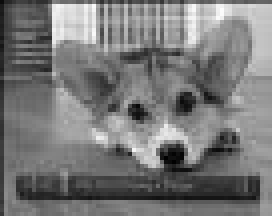
#> input picture rthakk21_Lab7/small-img.jpg, 68 x 54 px (shown 4 times larger)
$ jupyter execute --allow-errors rthakk21_Lab7.ipynb   (shell and % lines are left out)
#> lines starting #> are read from the running program, lines starting #| are printed output that depends on the picture
# Lab 7: Multirate Signal Processing and Signal Processing Applications
## Due Date: 12/5 @11:59pm

We will primarily focus on multirate signal processing - upsampling and downsampling - in this lab. We will wrap up the lab with a look at a signal processing application beyond the scope of ECE 310, but of interest in future signal processing courses.

## Multirate Signal Processing

In many signal processing applications, we would like to change the sampling rate of our digital system. This could mean either reducing or increasing our effective sampling rate. One possibility is to perform digital-to-analog (D/A) conversion, then resample our signal in the time domain to the desired rate. However, this process requires access to the desired resampling circuitry in addition to potential artifacts introduced by the D/A conversion and quantization effects when resampling the signal.

The preferred method is to perform rate conversion in the discrete sample domain. We may increase our sampling rate via a process known as upsampling or interpolation, while we may decrease our sampling rate using downsampling or decimation. In the following background sections, we will discuss the mathematical construction of upsampling and downsampling, and also discuss some practical considerations that must be made when working on multirate signal processing.

## Upsampling

Upsampling (or interpolation) by an integer factor of $U$ is accomplished by interpolating $U-1$ zeros after every entry in our original sequence. Let $x[n]$ be our original signal. Then our upsampled signal $y[n]$ will be as follows:

$$
y[n] = \begin{cases}
x\left[\frac{n}{U}\right],\quad n = \pm U, 2U, \ldots, kU\\
0, \quad \textrm{else}\\
\end{cases}
$$

$$
y[n] = \left[x[0]\quad\underbrace{0\quad 0\quad\ldots\quad0}_{U-1\textrm{ zeros}}\quad x[1]\quad\underbrace{0\quad 0\quad\ldots\quad0}_{U-1\textrm{ zeros}}\quad x[2]\quad\ldots\quad\right]
$$

The resulting DTFT for $y[n]$ may be derived as follows:

$$
Y_d(\omega) = \sum_{n=-\infty}^\infty y[n]e^{-j\omega n}
$$

$$
= \sum_{n=-\infty}^\infty x[n] e^{-j\omega nU}
$$

$$
Y_d(\omega) = X_d(U\omega).
$$

The second line above follows from the definition of $y[n]$ since the $n$'th value of $x[n]$ is actually the $Un$'th value of $y[n]$ and all other values of $y[n]$ are zero. Thus we see the resulting spectrum will be "compressed" along the frequency axis by a factor of $U$ while maintaining the same height. The issue here is that some of our adjacent $2\pi$ periodic copies of $X_d(\omega)$ will cross over into the central copy of $Y_d(\omega)$ after upsampling. This is readily apparent when we check that $Y_d(\pi) = X_d(\pi U)$, which must be greater than the $\pi$ limits of our central copy.

The simple solution is to place a low-pass filter after our upsampler to make sure we only extract the frequencies corresponding to the central copy of our original spectrum. We see that the bandwidth of this filter should be such that our cutoff frequency $\omega_c$ maps to $\pi$ in our original specturm $X_d(\omega)$. Thus, we would like $\omega_c = \frac{\pi}{U}$. Formally, our low-pass filter $A(\omega)$ will be given by

$$
A(\omega) = \begin{cases}
1, \quad |\omega| \leq \frac{\pi}{U}\\
0, \quad \frac{\pi}{U} < |\omega| \leq \pi\\
\end{cases}.
$$

This low-pass filter accomplishes the very important task of interpolating over the zeros we placed in between our original signal values. Think of the low-pass filter as "filling in the blanks" or inferring the newly interpolated information. In summary, upsampling by a factor $U$ involves interpolating $U-1$ zeros between each sample in our original signal and then low-pass filtering with a cutoff frequency of $\frac{\pi}{U}$ to prevent the inclusion of spurious frequencies presented by adjacent DTFT copies in the original signal.

## Downsampling

Downsampling (or decimation) by an integer factor $D$ is performed by only keeping every $D$'th sample in the original signal. Let $x[n]$ be our original signal. Our downsampled signal $y[n]$ is given by

$$
y[n] = x[Dn]
$$

$$
y[n] = \left[x[0]\quad x[D]\quad x[2D]\quad\ldots\quad\right]
$$

We will skip the derivation of $Y_d(\omega)$ since it is more involved than the derivation for the interpolation case. Refer to your ECE 310 textbook for the full details. The DTFT of our decimated signal $Y_d(\omega)$ is given by

$$
Y_d(\omega) = \frac{1}{D}\sum_{k=0}^{D-1}X_d\left(\frac{\omega - 2\pi k}{D}\right).
$$

Qualitatively, we see that the input spectrum will be scaled down by a factor of $\frac{1}{D}$ and the frequency axis is stretched by a factor of $D$. It is very important, however, to note that the above form assumes an appropriate anti-aliasing filter has been applied to the input signal prior to decimation. What should this filter look like? The anti-aliasing filter should remove all frequencies that would push into adjacent DTFT copies after decimation and cause aliasing. We know that the frequency axis will expand by a factor of $D$; thus, we know any frequencies beyond $\frac{\pi}{D}$ would stretch beyond $\pi$ and alias. Consequently, our anti-aliasing filter $H(\omega)$ should have the following form:

$$
H(\omega) = \begin{cases}
1, \quad |\omega| \leq \frac{\pi}{D}\\
0, \quad \frac{\pi}{D} < |\omega| \leq \pi\\
\end{cases}.
$$

We observe that if we have a multirate signal processing system that interpolates and decimates by the same factor, we will be able to use one filter for both upsampling and downsampling! The difference, of course, is that we filter before decimation and after interpolation. In summary, downsampling by a factor of $D$ requires us to first apply a low-pass anti-aliasing filter with cutoff frequency $\frac{\pi}{D}$ then discard (or decimate) every sample that is not located at a multiiple of $D$.

## Rate Conversion by $\frac{U}{D}$

One final topic we should mention is the concatenation of multiple rate conversion systems to achieve an arbitrary sampling rate. Suppose we would like to increase our sampling rate by a non-integer factor like $\frac{4}{3}$. How can you interpolate $\frac{1}{3}$ of a zero? You cannot! Instead, we may accomplish this new sampling rate by first upsampling by a factor of 4, then downsampling by a factor of 3. Furthermore, note that in this case the post-interpolation filter will have a cutoff frequency of $\frac{\pi}{4}$ and thus eliminate the need for our anti-aliasing filter before decimation since $\frac{\pi}{4}<\frac{\pi}{3}$! We may achieve any new sampling rate by the same procedure with appropriate anti-aliasing filters.

[cell 1]
#import libraries
import numpy as np
import matplotlib.pyplot as plt

from scipy import signal
from skimage.io import imread
from skimage.io import imsave

#Provided function with triangle magnitude spectrum
def toy_signal(w_c):
    N = 1000
    gain = 2*np.pi/w_c
    return gain * np.array([(np.sin(w_c/2*(n+1))/(np.pi*(n+1)))**2 if n+1 != 0 else (w_c/(2*np.pi))**2 for n in range(-N,N+1)])

# Exercise 1: Upsampling

We will begin by exploring and verifying the above theoretical discussion regarding upsampling.

a. Fill in the below function $\textrm{upsample}(U,x)$ to perform interpolation by a factor of $U$ on an input signal $x$. Verify your function correctly interpolates zeros by printing the provided test signal before and after upsampling for some integer $U$.

b. The provided function $\textrm{toy_signal}(\omega_c)$ creates a toy signal that has a triangular magnitude response with bandwidth $\omega_c$. More precisely, if our toy signal is given by $x$, the magnitude of the DTFT of this toy signal will be

$$
|X_d(\omega)| = \begin{cases}
-\left|\frac{\omega}{\omega_c}\right| + 1\,\quad |\omega| \leq \omega_c\\
0,\quad \omega_c \leq |\omega| \leq \pi\\
\end{cases}.
$$

Use the provided toy signal function to create a signal with bandwidth $\frac{\pi}{2}$ ($\omega_c = \frac{\pi}{2}$). Upsample this toy signal by a factor of $U=3$. Plot the magnitude of the FFT of the original and upsampled toy signals on separate subplots using $\textrm{np.fft.fft()}$. Hint: use $\textrm{np.fft.fftshift()}$ to zero-center the frequency spectrum and $\textrm{np.linspace()}$ to create your frequencies from $-\pi$ to $\pi$ for plotting.

c. Fill in the below function $\textrm{lowpass}(C)$ to create an appropriate low-pass filter that should follow interpolation by a factor of $C$. You may use $\textrm{signal.remez()}$ like in Lab 6 for Parks-McClellan filter design of a length 50 filter. You may also assume a transition bandwidth of $\frac{\pi}{10}$ (0.1 in normalized frequency). Apply your low-pass filter to your upsampled toy signal from part 1.(b). Plot the magnitude of the FFT of the filtered signal to verify the spurious DTFT copies have been removed by your filter. $\textbf{Note that this filtering function will also work as an anti-aliasing filter for decimation by a factor of } D$.

[cell 2]
# Fill in this function for part 1.a:
def upsample(U, x):
    upsample = np.zeros(len(x)*U - 1)
    upsample[::U] = x
    upsample = np.append(upsample,0)
    return upsample

# Fill in this function for part 1.c:
def lowpass(C):
    w = 1/C
    lpf_passband = [0,w-0.05,w+0.05,1]
    lpf = signal.remez(50,lpf_passband,[1,0],fs=2)
    return lpf

# Test code for part 1.a:
test_signal = np.array([1, 2, 3, 4, 5, 6])
print("Before upsampling:",test_signal)
print("After upsampling:",upsample(3,test_signal))

#Code for part 1.b:
toy = toy_signal(np.pi/2)
toy_fftshift = np.fft.fftshift(np.fft.fft(toy))
w_before = np.linspace(-np.pi,np.pi,len(toy_fftshift))

plt.figure(figsize=(12,5))
plt.subplot(121)
plt.plot(w_before,abs(toy_fftshift))
plt.title("Before Upsampling")
plt.xlabel("$\omega$")
plt.ylabel("Magnitude")

toy_upsampled = upsample(3,toy)
upsampled_fft = np.fft.fftshift(np.fft.fft(toy_upsampled))
w_after = np.linspace(-np.pi,np.pi,len(upsampled_fft))

plt.subplot(122)
plt.plot(w_after,abs(upsampled_fft))
plt.title("After Upsampling")
plt.xlabel("$\omega$")
plt.ylabel("Magnitude")

#Code for part 1.c:
lowpass_signal = signal.lfilter(lowpass(3),[1,0],toy_upsampled)
fftshift_filter = np.fft.fftshift(np.fft.fft(lowpass_signal))
w_filter = np.linspace(-np.pi,np.pi,len(fftshift_filter))

plt.figure(figsize=(12,5))
plt.title("FFT Magnitude Post-Filtering")
plt.plot(w_filter,abs(fftshift_filter))
plt.xlabel("$\omega$")
plt.ylabel("Magnitude")
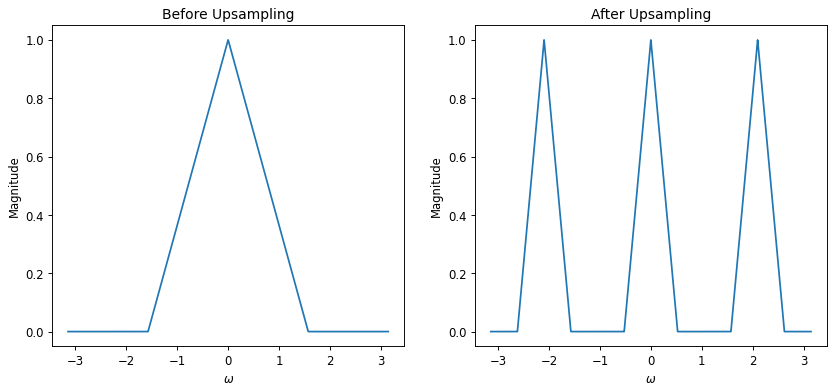
#> figure drawn by matplotlib, 2 panels; panel 1: curve peaks at x = 0, y = 1; panel 2: curve peaks at x = 0, y = 1
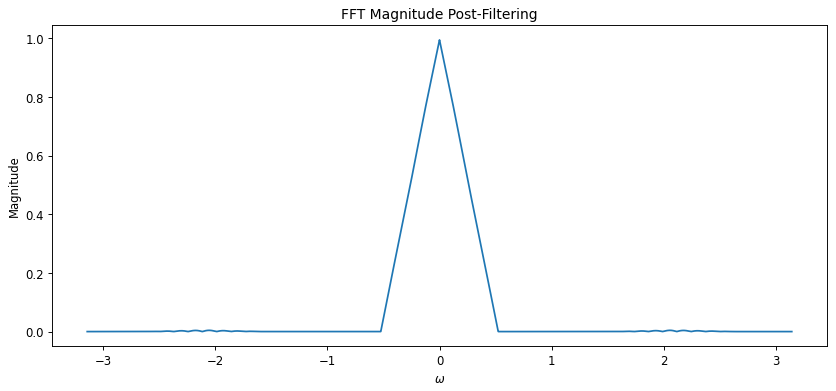
#> figure drawn by matplotlib, 1 panel; curve peaks at x = 0, y = 0.995

# Exercise 2: Downsampling

Now we will turn our attention to downsampling.

a. Fill in the below function $\textrm{downsample}(D, x)$ to perform decimation by a factor of $D$ on an input signal $x$. Verify your function correctly decimates by printing the provided test signal before and after downsampling for some integer $D$.

b. Use the provided toy signal function to create a signal with bandwidth $\frac{\pi}{2}$. Downsample this toy signal by a factor of $D=2$. Plot the magnitude of the FFT of the original and downsampled toy signals on separate subplots using $\textrm{np.fft.fft()}$ (do not forget to use $\textrm{np.fft.fftshift()}$ to center you FFT!). Do not worry about anti-aliasing filtering for now.

c. Use the provided toy signal function to create a signal with bandwidth $\frac{\pi}{2}$. Downsample this toy signal by a factor of $D=3$. Plot the magnitude of the FFT of the original and downsampled toy signals on separate subplots using $\textrm{np.fft.fft()}$. Do not worry about anti-aliasing filtering. Explain what is happening in the magnitude of the decimated signal's FFT. **Note: pay attention to the y-axis scaling when comparing parts (b) and (c), i.e. consider using plt.ylim() to set the y-axis ranges.**

d. Finally, let's use our upsampling, downsampling, and filtering functions to perform sampling rate conversion by a factor of $\frac{3}{5}$. This may be accomplished with two different schemes: downsampling followed by upsampling or upsampling followed by downsampling. These two schemes are not necessarily equivalent for a given input signal! Perform sampling rate conversion by a factor of $\frac{3}{5}$ using both schemes on a toy signal with bandwidth $\frac{\pi}{2}$. Plot the magnitude of the FFT for the final system output for each scheme. What are the differences between the two outputs? Which scheme do you think works best? Why? Note: remember to apply appropriate anti-aliasing and post-interpolation filters before and after downsampling and upsampling, respectively!

[cell 3]
# Fill in this function for part 2.a:
def downsample(D, x):
    downsampled = x[::D]
    return downsampled

# Test code for part 2.a:
test_signal = np.array([1, 2, 3, 4, 5, 6])
print("Before downsampling:",test_signal)
print("After downsampling:",downsample(3,test_signal))

#Code for part 2.b:

toy = toy_signal(np.pi/2)
toy_fftshift = np.fft.fftshift(np.fft.fft(toy))
w_before = np.linspace(-np.pi,np.pi,len(toy_fftshift))

plt.figure(figsize=(12,5))
plt.subplot(121)
plt.plot(w_before,abs(toy_fftshift))
plt.title("Before Downsampling")
plt.xlabel("$\omega$")
plt.ylabel("Magnitude")

toy_downsampled = downsample(2,toy)
downsampled_fft = np.fft.fftshift(np.fft.fft(toy_downsampled))
w_after = np.linspace(-np.pi,np.pi,len(downsampled_fft))

plt.subplot(122)
plt.plot(w_after,abs(downsampled_fft))
plt.title("After Downsampling")
plt.xlabel("$\omega$")
plt.ylabel("Magnitude")
# Code for part 2.c:
toy = toy_signal(np.pi/2)
toy_fftshift = np.fft.fftshift(np.fft.fft(toy))
w_before = np.linspace(-np.pi,np.pi,len(toy_fftshift))

plt.figure(figsize=(12,5))
plt.subplot(121)
plt.plot(w_before,abs(toy_fftshift))
plt.title("Before Downsampling")
plt.xlabel("$\omega$")
plt.ylabel("Magnitude")

toy_downsampled = downsample(3,toy)
downsampled_fft = np.fft.fftshift(np.fft.fft(toy_downsampled))
w_after = np.linspace(-np.pi,np.pi,len(downsampled_fft))

plt.subplot(122)
plt.plot(w_after,abs(downsampled_fft))
plt.title("After Downsampling")
plt.xlabel("$\omega$")
plt.ylabel("Magnitude")
# Code for part 2.d:

upsampled_filtered = signal.filtfilt(lowpass(3),1,upsample(3,toy))
upsampled_filtered_downsampled = downsample(5,upsampled_filtered)
fft1 = np.fft.fftshift(np.fft.fft(upsampled_filtered_downsampled))
w1 = np.linspace(-np.pi,np.pi,len(fft1))

plt.figure(figsize=(12,5))
plt.plot(w1,abs(fft1))
plt.title("Upsample then downsample")
plt.xlabel("$\omega$")
plt.ylabel("Magnitude")

lowpassed = signal.filtfilt(lowpass(5),1,toy)
lowpassed_downsampled = downsample(5,lowpassed)
lowpassed_downsampled_upsampled = signal.filtfilt(lowpass(3),1,upsample(3,lowpassed_downsampled))
fft2 = np.fft.fftshift(np.fft.fft(lowpassed_downsampled_upsampled))
w2 = np.linspace(-np.pi,np.pi,len(fft2))

plt.figure(figsize=(12,5))
plt.plot(w2,abs(fft2))
plt.title("Downsample then upsample")
plt.xlabel("$\omega$")
plt.ylabel("Magnitude")
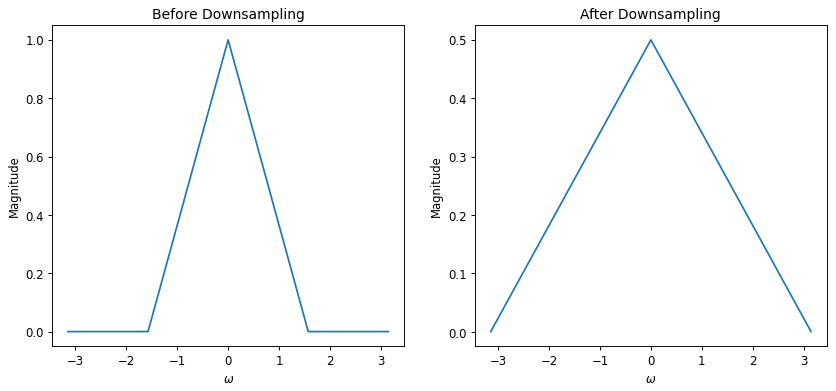
#> figure drawn by matplotlib, 2 panels; panel 1: curve peaks at x = 0, y = 1; panel 2: curve peaks at x = 0, y = 0.5

## Comments here

Part 2(c): The magnitude is divided by 3, or generally, the magnitude is divided by D.

Part 2(d): The magnitude response for upsampling and then downsampling looks wider and is just a simple triangle while the downsampling then upsampling takes a more narrower shape and looks smoother, except there's a sort of a triangular formation happening at the peak of the magnitude. Downsampling loses data when the operation is done, so i think that upsampling before is better because then downsampling can distort things more.

## Image Resizing

One common application of multirate signal processing is image resizing. Have you ever considered what happens when you stretch or shrink an image while placing images in a document? This operation extends our previous discussion of decimation and interpolation to two dimensions. For this lab, we will focus on increasing the size of a small image.

To upsample an image, we interpolate zeros like we would for a 1D signal, except we now do this is along both the rows and columns. In this exercise, we assume we will upsample by the same factor for both rows and columns (maintain aspect ratio) though it is not difficult to extend these concepts to unique scaling for rows and columns. Consider the following example where $x$ is our original image and $y$ is the result of upsampling by a factor of two along the rows and columns:

$$
x = \begin{bmatrix}
1 & 9 & 5\\
5 & 3 & 5\\
7 & 9 & 1\\
\end{bmatrix}\quad
y = \begin{bmatrix}
1 & 0 & 9 & 0 & 5 & 0\\
0 & 0 & 0 & 0 & 0 & 0\\
5 & 0 & 3 & 0 & 5 & 0\\
0 & 0 & 0 & 0 & 0 & 0\\
7 & 0 & 9 & 0 & 1 & 0\\
0 & 0 & 0 & 0 & 0 & 0\\
\end{bmatrix}
$$

### Nearest Neighbor Interpolation
After upsampling our image, we must consider how we can fill in these new blank values. We will consider two options in this lab: nearest neighbor and bilinear intperpolation. Nearest neighbor interpolation works based on the simple assumption that the nearest original pixel is the best guess for the interpolated pixel. The assignment rule is as follows

$$
y(i,j) = x\left(\left\lfloor \frac{i}{U} \right\rfloor,\left\lfloor \frac{j}{U} \right\rfloor\right),
$$

$$
\textrm{1D Example:}\quad \begin{bmatrix}
1 & 0 & 0 & 10 & 0 & 0 & 4 & 0 & 0\\
\end{bmatrix} \rightarrow \textrm{nearest neighbor interpolation}\rightarrow
\begin{bmatrix}
1 & 1 & 1 & 10 & 10 & 10 & 4 & 4 & 4\\
\end{bmatrix}
$$

where $U$ is our upsampling factor and $\lfloor\cdot\rfloor$ is the floor operator. If we apply nearest neighbor interpolation to our upsampled image $y$, we have the following interpolated image $z_{nn}$:

$$
z_{nn} = \begin{bmatrix}
1 & 1 & 9 & 9 & 5 & 5\\
1 & 1 & 9 & 9 & 5 & 5\\
5 & 5 & 3 & 3 & 5 & 5\\
5 & 5 & 3 & 3 & 5 & 5\\
7 & 7 & 9 & 9 & 1 & 1\\
7 & 7 & 9 & 9 & 1 & 1\\
\end{bmatrix}.
$$

### Bilinear Interpolation
Bilinear interpolation is a little more complicated. Let's first consider linear interpolation in one dimension. Linear interpolation makes the assumption that adjacent original values may be connected with a straight line. The interpolated values will be assigned according to the value of the line at that interpolation location. We have actually already had experience with linear interpolation. When we plot lines in Python using Matplotlib, the points are connected using linear interpolation! Let's consider a toy 1D example of linear interpolation on a signal $a$:

$$
a = \begin{bmatrix}
1 & 0 & 0 & 10 & 0 & 0 & 4 & 0 & 0\\
\end{bmatrix} \rightarrow \textrm{linear interpolation}\rightarrow
\begin{bmatrix}
1 & 4 & 7 & 10 & 8 & 6 & 4 & \frac{4}{3} & \frac{2}{3}\\
\end{bmatrix}
$$

Mathematically, if we would like to interpolate between indices $i$ and $j$ in our toy signal $a$ at index $k$ such that $i < k < j$, we will assign the value at $k$ as follows (assuming upsampling by $U$):

$$
\large{a[k] = \underbrace{(k-i)}_{\Delta x} \cdot \underbrace{\frac{a[j] - a[i]}{U}}_{\frac{\Delta y}{\Delta x}\textrm{ or slope}} + \underbrace{a[i]}_{\textrm{offset/intercept}}}.
$$

This equation should remind you of an equation of a line where we have a slope, intercept, and an independent variable in the distance from the first index $i$. Now if we would like to expand linear interpolation to become bilinear interpolation, we may simply perform linear interpolation at each row and at each column: the order does not matter! The below figure demonstrates bilinear interpolation via rows-then-colums and columns-then-rows to verify they produce the same result. $\textbf{Note that we will assume any values outside the image are zero!}$

$$
y = \begin{bmatrix}
1 & 0 & 9 & 0 & 5 & 0\\
0 & 0 & 0 & 0 & 0 & 0\\
5 & 0 & 3 & 0 & 5 & 0\\
0 & 0 & 0 & 0 & 0 & 0\\
7 & 0 & 9 & 0 & 1 & 0\\
0 & 0 & 0 & 0 & 0 & 0\\
\end{bmatrix} \rightarrow\textrm{rows}\rightarrow
\begin{bmatrix}
1 & 5 & 9 & 7 & 5 & 2.5\\
0 & 0 & 0 & 0 & 0 & 0\\
5 & 4 & 3 & 4 & 5 & 2.5\\
0 & 0 & 0 & 0 & 0 & 0\\
7 & 8 & 9 & 5 & 1 & 0.5\\
0 & 0 & 0 & 0 & 0 & 0\\
\end{bmatrix} \rightarrow\textrm{columns}\rightarrow
\begin{bmatrix}
1 & 5 & 9 & 7 & 5 & 2.5\\
3 & 4.5 & 6 & 5.5 & 5 & 2.5\\
5 & 4 & 3 & 4 & 5 & 2.5\\
6 & 6 & 6 & 4.5 & 3 & 1.5\\
7 & 8 & 9 & 5 & 1 & 0.5\\
3.5 & 4 & 4.5 & 2.5 & 0.5 & 0.25\\
\end{bmatrix}
$$

$$
y = \begin{bmatrix}
1 & 0 & 9 & 0 & 5 & 0\\
0 & 0 & 0 & 0 & 0 & 0\\
5 & 0 & 3 & 0 & 5 & 0\\
0 & 0 & 0 & 0 & 0 & 0\\
7 & 0 & 9 & 0 & 1 & 0\\
0 & 0 & 0 & 0 & 0 & 0\\
\end{bmatrix} \rightarrow\textrm{columns}\rightarrow
\begin{bmatrix}
1 & 0 & 9 & 0 & 5 & 0\\
3 & 0 & 6 & 0 & 5 & 0\\
5 & 0 & 3 & 0 & 5 & 0\\
6 & 0 & 6 & 0 & 3 & 0\\
7 & 0 & 9 & 0 & 1 & 0\\
3.5 & 0 & 4.5 & 0 & 0.5 & 0\\
\end{bmatrix}\rightarrow\textrm{rows}\rightarrow
\begin{bmatrix}
1 & 5 & 9 & 7 & 5 & 2.5\\
3 & 4.5 & 6 & 5.5 & 5 & 2.5\\
5 & 4 & 3 & 4 & 5 & 2.5\\
6 & 6 & 6 & 4.5 & 3 & 1.5\\
7 & 8 & 9 & 5 & 1 & 0.5\\
3.5 & 4 & 4.5 & 2.5 & 0.5 & 0.25\\
\end{bmatrix}
$$

# Exercise 3: Image Resizing

We have provided a small test image named ``small-img.jpg`` (shown below) that we would like to upsample.

a. Fill in the $\textrm{upsample_image}$ function below which will interpolate zeros to perform 2D upsampling. We will assume that we are upsampling our image by the same factor $U$ in both dimensions. You may re-use your $\textrm{upsample()}$ function from Exercise 1 or write new upsampling code here. Apply your upsampling code to the small image with $U=8$ and plot the result.

b. Fill in the $\textrm{nn()}$ function below, which performs nearest neighbor interpolation on an upsampled 1D-signal. Print the provided test signal and the result of applying your nearest neighbor interpolation function on the test signal. Hint: one possible solution is to convolve with a length $U$ filter. Consider what this filter may look like to perform nearest neighbor interpolation. Think about a zero-order hold!

c. Fill in the $\textrm{linear()}$ function below, which performs linear interpolation on an upsampled 1D-signal. Print the provided test signal and the result of applying your linear interpolation function on the test signal. Hint: one possible solution is to convolve with a length $2U-1$ filter. Consider what this filter may look like to perform linear interpolation. Think about a first-order hold!

d. Apply your nearest neighbor and linear interpolation functions to the your upsampled image. Note that you may simply apply each function along the rows and columns separately to perform 2D nearest neighbor inteprolation and bilinear interpolation. Plot the two resulting images and comment on the differences. We recommend you make two copies of the upsampled image to separate your nearest neighbor and bilinear inteprolation computation/results.

[cell 4]
# Fill in this function for part 3.a:
def upsample_image(U, img):
    n_rows, n_cols = img.shape
    up_img = np.zeros((n_rows*U, n_cols*U))
    up_img[::U,::U] = img
    return up_img

# Fill in this function for part 3.b
# Assume x has already been upsampled
def nn(U,x):
    length = len(x)
    ones_x = np.ones(U)
    x = signal.convolve(x,ones_x)
    return x[:length]

# Fill in this function for part 3.c:
# Assume x has already been upsampled
def linear(U, x):
    linear_x = signal.triang(2*U-1)
    x = signal.convolve(x,linear_x,"same")
    return x

# Code for part 3.a:
small_img = imread('small-img.jpg')
#> small_img is the input picture: shape (54, 68); min 0, max 252, mean 120.1

plt.figure(figsize=(5,5))
plt.title('Original')
plt.imshow(small_img, 'gray')

upsample_img = upsample_image(8,small_img)
#> (the rest of the program and of its run is left out)
